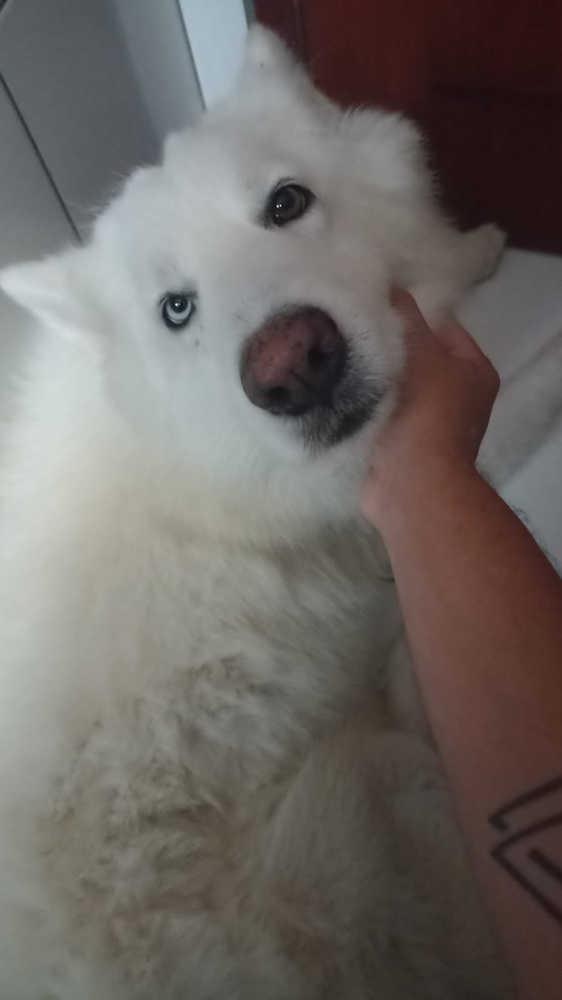
#> input picture Redução de Dimensionalidade em Imagens para Redes Neurais/rakan.jpg, 562 x 1000 px, shrunk from 899 x 1599 before the run
$ python main.py
#> lines starting #> are read from the running program, lines starting #| are printed output that depends on the picture
#> further down, original_image is the input picture: PIL image 562x1000 RGB; mean R, G, B 109.6, 104.1, 100.1
from PIL import Image
import numpy as np


def binarize_image_manual(image, threshold):
    # Converter a imagem para um array NumPy
#> called with threshold = 128
    img_array = np.array(image)

    # Binarizar a imagem
    img_array[img_array < threshold] = 0
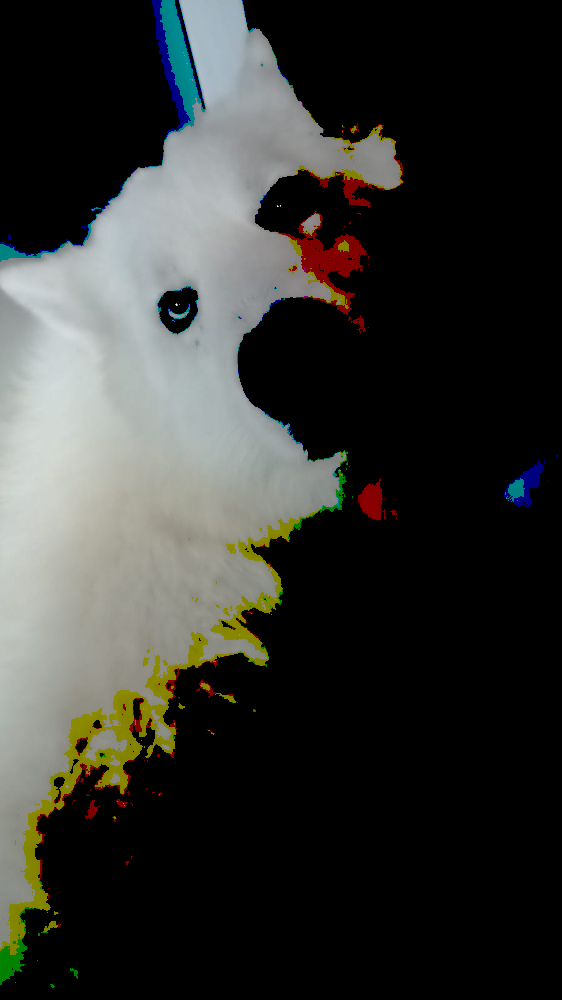
#> img_array: shape (1000, 562, 3); mean R, G, B 51.9, 52.9, 49.4
    img_array[img_array >= threshold] = 255
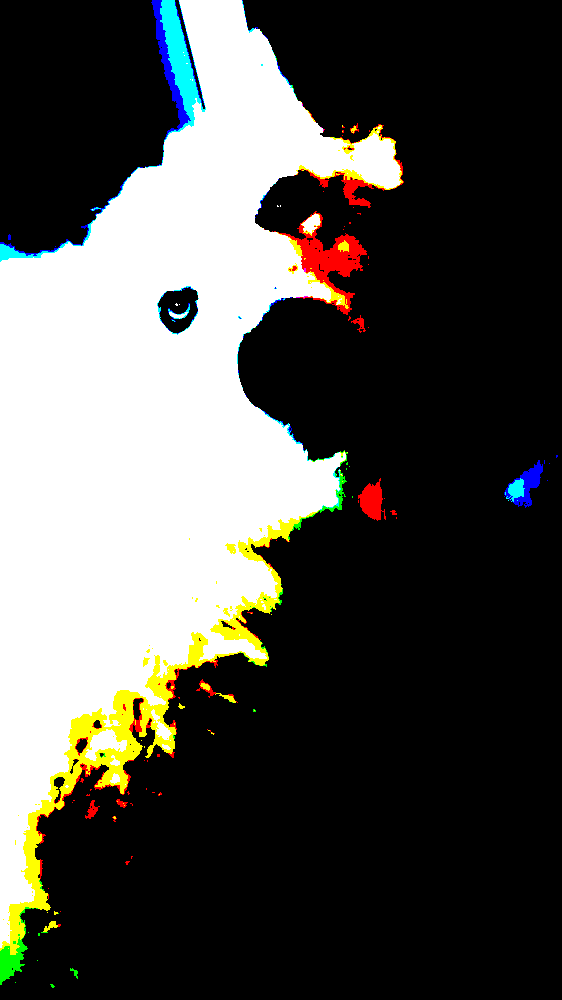
#> img_array: shape (1000, 562, 3); mean R, G, B 81.2, 80.9, 76

    # Criar uma nova imagem a partir do array binarizado
    binarized_image = Image.fromarray(img_array)

    return binarized_image


def grayscale_image_manual(image):
    # Obtém as dimensões da imagem
    width, height = image.size
#> width = 562; height = 1000

    # Cria uma nova imagem vazia para armazenar o resultado em tons de cinza
    gray_image = Image.new('L', (width, height))
#> gray_image: PIL image 562x1000 L; every value is 0

    # Percorre todos os pixels da imagem
    for x in range(width):
        for y in range(height):
            # Obtém o valor do pixel na posição (x, y)
            pixel = image.getpixel((x, y))

            # Calcula o valor médio dos componentes de cor RGB para obter o tom de cinza
            gray_value = sum(pixel) // 3

            # Define o pixel na imagem em tons de cinza
            gray_image.putpixel((x, y), gray_value)
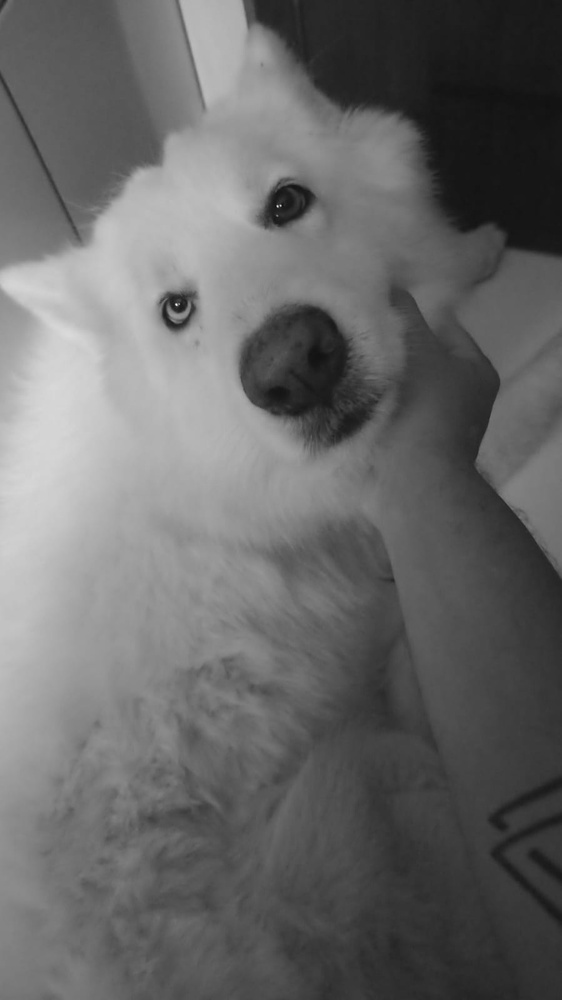
#> gray_image: PIL image 562x1000 L; min 12, max 252, mean 104.2

    return gray_image


# Caminho da imagem
image_path = "rakan.jpg"

# Abrir a imagem original
original_image = Image.open(image_path)

# Exemplo de binarização com limiar 128
threshold = 128
binarized_image = binarize_image_manual(original_image, threshold)

# Exemplo de conversão para tons de cinza
gray_image = grayscale_image_manual(original_image)

# Salvar as imagens binarizada e em tons de cinza
binarized_image.save("binarized_rakan.jpg")
gray_image.save("gray_rakan.jpg")
